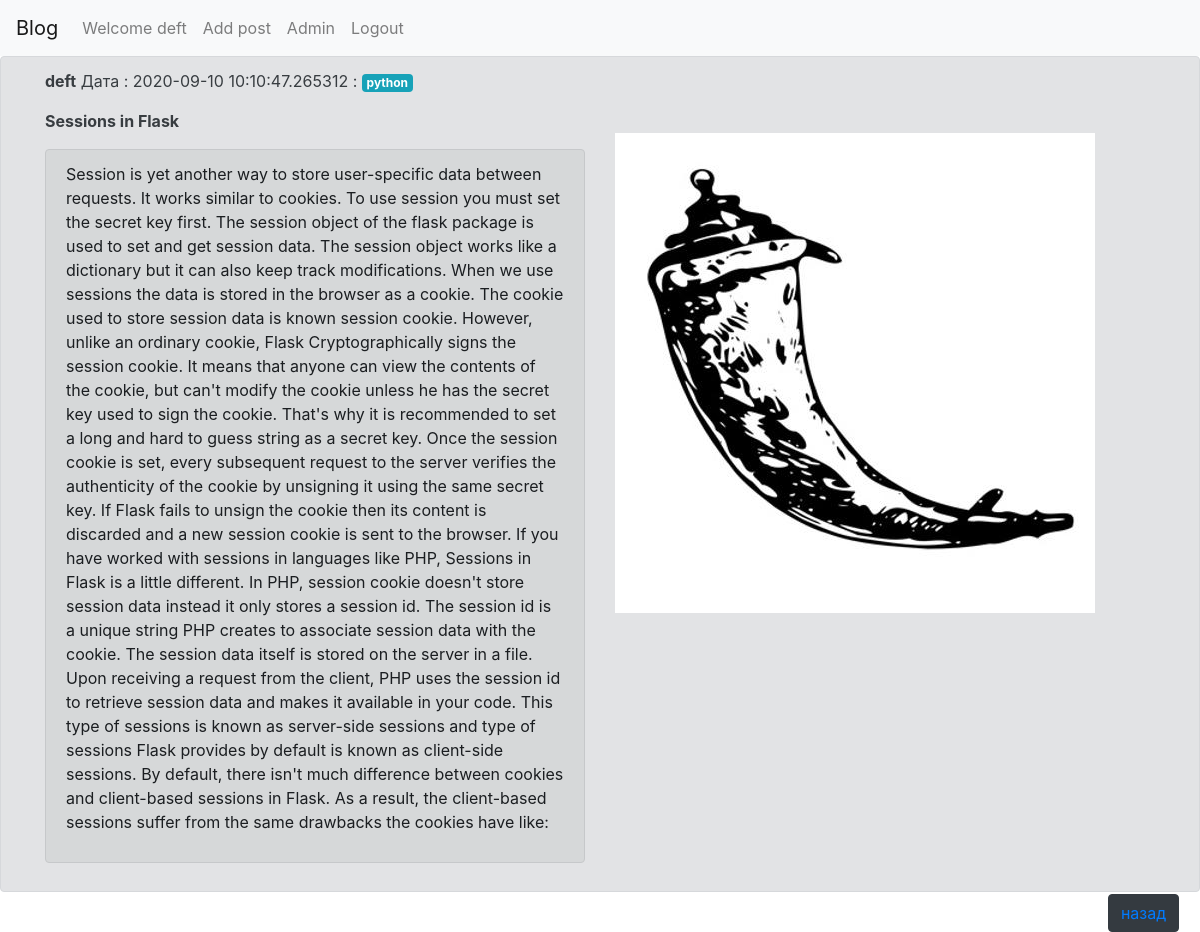
The page /show?id=14 (signed in) on the database its author committed.
### app.py (models this page shows, shortened)
class Users(db.Model, UserMixin):
    __tablename__ = 'Users'
    id=db.Column(db.Integer,primary_key=True)
    username=db.Column(db.String(50), nullable = False)
    email=db.Column(db.String(50), nullable = False)
    password = db.Column(db.String(250), nullable = False)
    creationData=db.Column(db.DateTime,default=datetime.now())

class Article(db.Model):
    __tablename__ = 'articl'
    id=db.Column(db.Integer,primary_key=True)
    Authors=db.Column(db.String(50), nullable = False)
    Header=db.Column(db.String(300), nullable = False)
    content = db.Column(db.String(1500), nullable = False)
    img1=db.Column(db.String(248), nullable=True)
    creationData=db.Column(db.DateTime,default=datetime.now())
    tags= db.relationship('Tag',backref='Tag',lazy='dynamic')

class Tag(db.Model):
    id=db.Column(db.Integer,primary_key=True)
    name=db.Column(db.String(100))
    slug=db.Column(db.String(100))
    postId=db.Column(db.Integer, db.ForeignKey('articl.id'))

### app.py (the view)
@app.route('/show', methods=['GET'])
def show():
    artId = request.args.get('id')
    tags=Tag.query.filter_by(postId=artId).all()
    text = Article.query.filter_by(id=artId).first()
    return render_template('show.html',art=text,tags=tags)

### app.py (called while the page is built)
@login_manager.user_loader
def load_user(user_id):
    return Users.query.get(int(user_id))

### templates/show.html (shortened to what this page needs)
{% extends "base.html" %}
{% block content %}
<div class="alert alert-secondary">
<div class="container">
<div class="row">
  <div class="col-12">
       <b>{{ art.Authors}}</b>  Дата : {{art.creationData}} :
       <span class="badge badge-info">
       {%for i in tags%} {{i.name}} {%endfor%}
     </span></p>
       <strong>{{art.Header}}</strong>
    </div>
</div>
</div>
<div class="container">
<div class="row">
     <div class="col-12 col-sm-12 col-md-6 col-lg-6 col-xl-6">
          <p><div class="alert alert-dark" role="alert">{{art.content}}</p> </div>
         </div> <div class="col-12 col-sm-12 col-md-6 col-lg-6 col-xl-6">
             <img src="/static/images/{{art.img1}}">
             </div>
            </div>
        </div>
             <button type="button" class="btn btn-dark float-right" style="margin-top: 15px;"  ><a href="\">назад</a></button>
    {% endblock %}

### templates/base.html (shortened to what this page needs)
<!DOCTYPE html>
    <head>
      <link rel="stylesheet" href="https://stackpath.bootstrapcdn.com/bootstrap/4.5.0/css/bootstrap.min.css">
      <nav class="navbar navbar-expand-lg navbar-light bg-light">
        <a class="navbar-brand" href="{{ url_for('index') }}"> Blog</a>
        <div class="collapse navbar-collapse" id="navbarNav">
          <ul class="navbar-nav">
            {% if current_user.is_authenticated %}
            <li class="nav-item">
              <a class="nav-link" > Welcome {{current_user.username}}</a>
            </li>
            <li class="nav-item">
              <a class="nav-link" href="{{ url_for('add') }}" > Add post</a>
            </li>
            <li class="nav-item">
              <a class="nav-link" href="\admin"  >Admin</a>
            </li>
            <li class="nav-item">
              <a class="nav-link" href="{{ url_for('logout') }}"> Logout</a>
            </li>
              {% endif %}
          </ul>
        </div>
      </nav>
      </head>
      <body>
        {%block content%} {%endblock%}
      </body>
</html>

### rows shown on the page
Users: username "deft"
Article: Authors "deft", creationData "2020-09-10 10:10:47.265312", Header "Sessions in Flask", content "Session is yet another way to store user-specific data between requests. It works similar to cookies. To use session you must set the secret key first. The session object of the flask package is used to set and get session data. The session object works like a dictionary but it can also keep track modifications. When we use sessions the data is stored in the browser as a cookie. The cookie used to store session data is known session cookie. However, unlike an ordinary cookie, Flask Cryptographically signs the session cookie. It means that anyone can view the contents of the cookie, but can't modify the cookie unless he has the secret key used to sign the cookie. That's why it is recommended…", img1 (picture)
Tag: name "python"
